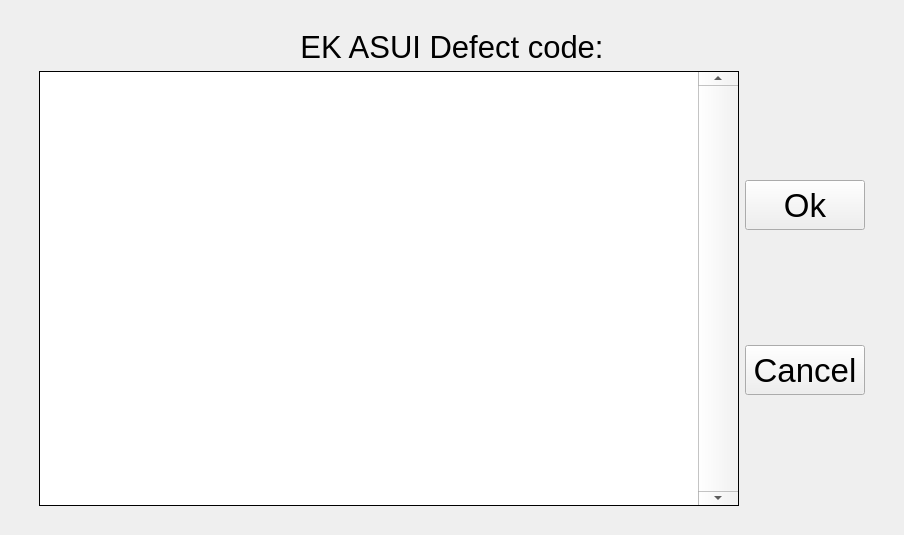
<?xml version="1.0" encoding="UTF-8"?>
<ui version="4.0">
 <class>EKASUIDefectSelectionWidget</class>
 <widget class="QWidget" name="EKASUIDefectSelectionWidget">
  <property name="geometry">
   <rect>
    <x>0</x>
    <y>0</y>
    <width>904</width>
    <height>535</height>
   </rect>
  </property>
  <property name="windowTitle">
   <string>Form</string>
  </property>
  <layout class="QVBoxLayout" name="verticalLayout">
   <property name="spacing">
    <number>0</number>
   </property>
   <property name="leftMargin">
    <number>0</number>
   </property>
   <property name="topMargin">
    <number>0</number>
   </property>
   <property name="rightMargin">
    <number>0</number>
   </property>
   <property name="bottomMargin">
    <number>0</number>
   </property>
   <item>
    <widget class="QWidget" name="bgWidget" native="true">
     <property name="autoFillBackground">
      <bool>true</bool>
     </property>
     <layout class="QVBoxLayout" name="verticalLayout_2">
      <property name="leftMargin">
       <number>30</number>
      </property>
      <property name="topMargin">
       <number>20</number>
      </property>
      <property name="rightMargin">
       <number>30</number>
      </property>
      <property name="bottomMargin">
       <number>20</number>
      </property>
      <item>
       <widget class="QWidget" name="windowWidget" native="true">
        <property name="autoFillBackground">
         <bool>true</bool>
        </property>
        <layout class="QVBoxLayout" name="verticalLayout_3">
         <item>
          <widget class="QLabel" name="ekasuiDefectSelectionLabel">
           <property name="maximumSize">
            <size>
             <width>16777215</width>
             <height>50</height>
            </size>
           </property>
           <property name="font">
            <font>
             <pointsize>23</pointsize>
            </font>
           </property>
           <property name="autoFillBackground">
            <bool>false</bool>
           </property>
           <property name="frameShape">
            <enum>QFrame::NoFrame</enum>
           </property>
           <property name="text">
            <string>EK ASUI Defect code:</string>
           </property>
           <property name="alignment">
            <set>Qt::AlignCenter</set>
           </property>
          </widget>
         </item>
         <item>
          <layout class="QHBoxLayout" name="frameLayout">
           <item>
            <widget class="QListWidget" name="ekasuiDefectListWidget">
             <property name="palette">
              <palette>
               <active>
                <colorrole role="Highlight">
                 <brush brushstyle="SolidPattern">
                  <color alpha="255">
                   <red>0</red>
                   <green>0</green>
                   <blue>0</blue>
                  </color>
                 </brush>
                </colorrole>
               </active>
               <inactive>
                <colorrole role="Highlight">
                 <brush brushstyle="SolidPattern">
                  <color alpha="255">
                   <red>0</red>
                   <green>0</green>
                   <blue>0</blue>
                  </color>
                 </brush>
                </colorrole>
               </inactive>
               <disabled>
                <colorrole role="Highlight">
                 <brush brushstyle="SolidPattern">
                  <color alpha="255">
                   <red>145</red>
                   <green>141</green>
                   <blue>126</blue>
                  </color>
                 </brush>
                </colorrole>
               </disabled>
              </palette>
             </property>
             <property name="font">
              <font>
               <pointsize>25</pointsize>
              </font>
             </property>
             <property name="focusPolicy">
              <enum>Qt::NoFocus</enum>
             </property>
             <property name="styleSheet">
              <string notr="true">QScrollBar:vertical {width: 40;}</string>
             </property>
             <property name="frameShape">
              <enum>QFrame::Box</enum>
             </property>
             <property name="frameShadow">
              <enum>QFrame::Plain</enum>
             </property>
             <property name="verticalScrollBarPolicy">
              <enum>Qt::ScrollBarAlwaysOn</enum>
             </property>
             <property name="spacing">
              <number>6</number>
             </property>
             <property name="gridSize">
              <size>
               <width>0</width>
               <height>50</height>
              </size>
             </property>
             <property name="modelColumn">
              <number>0</number>
             </property>
            </widget>
           </item>
           <item>
            <layout class="QVBoxLayout" name="buttonsLayout">
             <item>
              <widget class="QPushButton" name="okSelectionButton">
               <property name="minimumSize">
                <size>
                 <width>120</width>
                 <height>50</height>
                </size>
               </property>
               <property name="font">
                <font>
                 <pointsize>25</pointsize>
                </font>
               </property>
               <property name="focusPolicy">
                <enum>Qt::NoFocus</enum>
               </property>
               <property name="text">
                <string>Ok</string>
               </property>
              </widget>
             </item>
             <item>
              <widget class="QPushButton" name="cancelButton">
               <property name="minimumSize">
                <size>
                 <width>120</width>
                 <height>50</height>
                </size>
               </property>
               <property name="font">
                <font>
                 <pointsize>25</pointsize>
                </font>
               </property>
               <property name="focusPolicy">
                <enum>Qt::NoFocus</enum>
               </property>
               <property name="text">
                <string>Cancel</string>
               </property>
              </widget>
             </item>
            </layout>
           </item>
          </layout>
         </item>
        </layout>
       </widget>
      </item>
     </layout>
    </widget>
   </item>
  </layout>
 </widget>
 <resources/>
 <connections/>
</ui>
